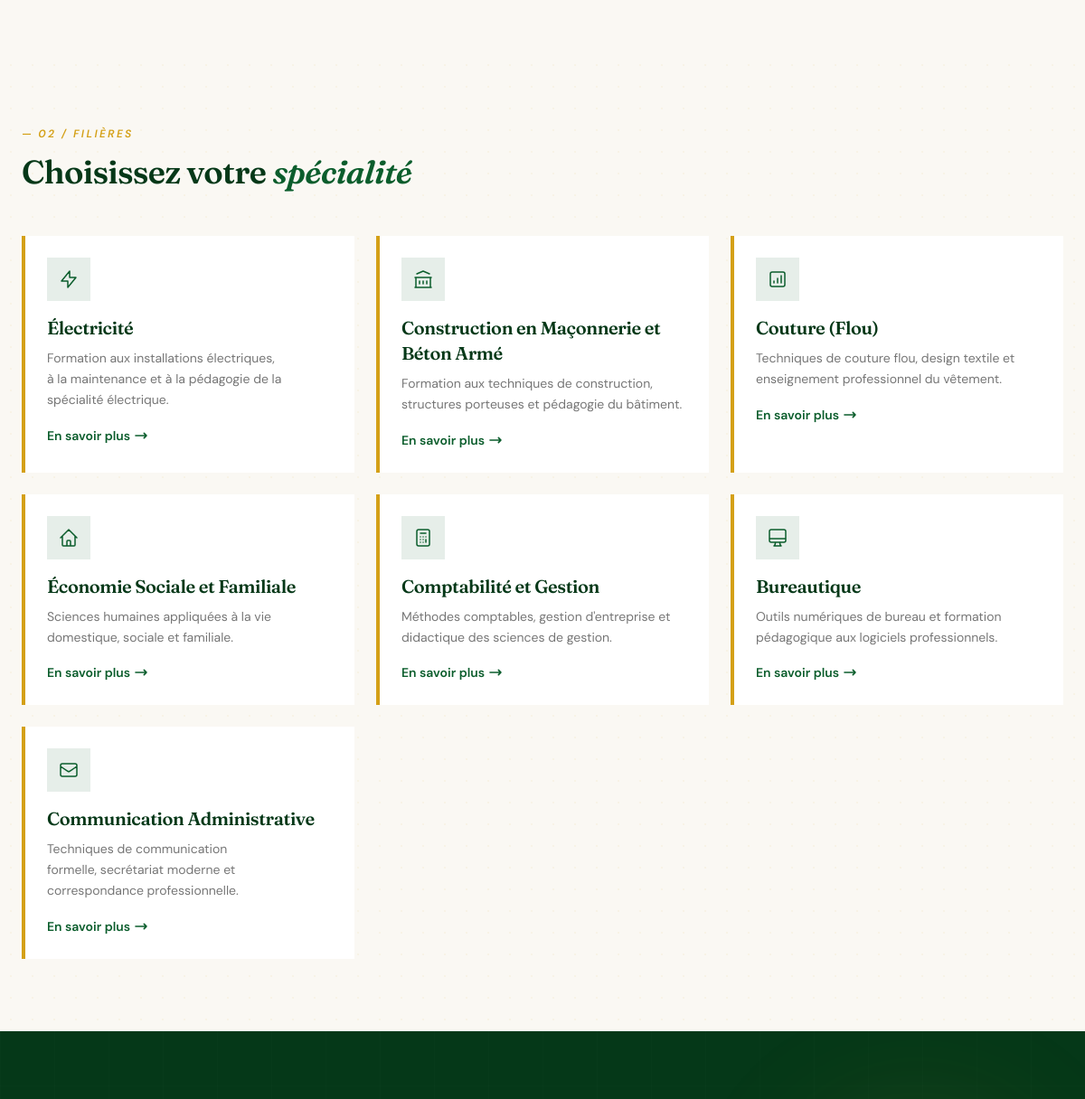
Page /fr/formations/eniet/ (signed in, middle part) on the earlier database version.
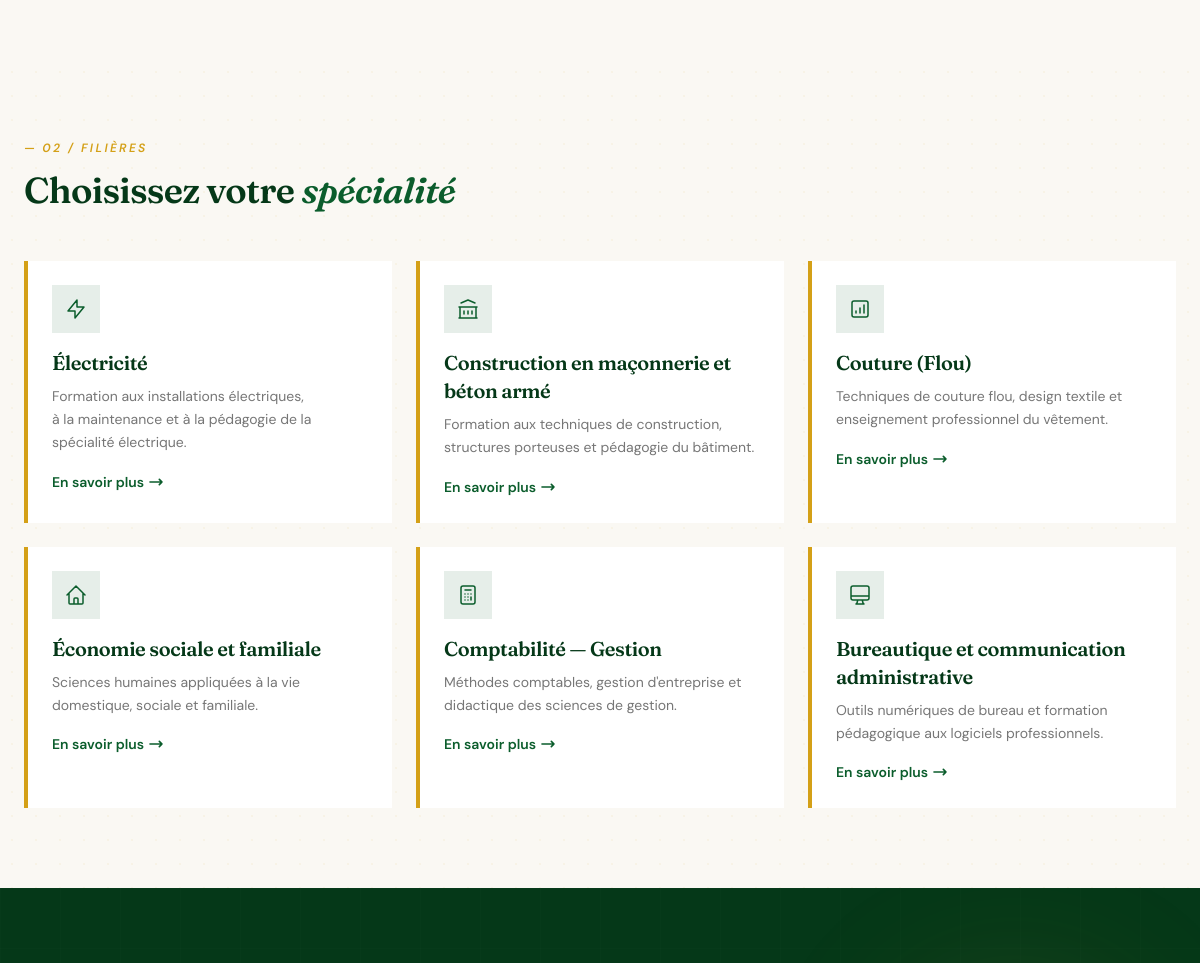
Same page on the later database version.
### apps/ecoles/models.py (models this page shows, shortened)
class Filiere(TimeStampedModel):
    ecole = models.ForeignKey(
        Ecole,
        on_delete=models.CASCADE,
        related_name='filieres',  # → ecole.filieres.all()
        verbose_name=_('École'),
    )
    nom = models.CharField(
        _('Nom de la filière'),
        max_length=150,
        help_text=_('Ex: Électricité, Couture, Bureautique'),
    )
    slug = models.SlugField(
        _('Slug URL'),
        max_length=50,
        help_text=_('Identifiant pour l\'URL (sans accent, en minuscules)'),
    )
    description_courte = models.CharField(
        _('Description courte'),
        max_length=250,
        help_text=_('Phrase d\'accroche affichée sur les cartes'),
    )
    description_longue = models.TextField(
        _('Description détaillée'),
        blank=True,
        help_text=_('Présentation complète, affichée sur la page de détail'),
    )
    debouches = models.TextField(
        _('Débouchés professionnels'),
        blank=True,
        help_text=_('Métiers et opportunités après la formation'),
    )
    competences_acquises = models.TextField(
        _('Compétences acquises'),
        blank=True,
        help_text=_('Une compétence par ligne'),
    )
    matieres_principales = models.TextField(
        _('Matières principales'),
        blank=True,
        help_text=_('Une matière par ligne'),
    )
    icone = models.CharField(
        _('Icône'),
        max_length=20,
        default='briefcase',
        help_text=_('Identifiant d\'icône : bolt, building, scissors, chart, computer...'),
    )
    image = models.ImageField(
        _('Image illustrative'),
        upload_to='filieres/',
        blank=True,
        null=True,
        help_text=_('Photo d\'illustration de la filière'),
    )
    ordre = models.PositiveSmallIntegerField(
        _('Ordre d\'affichage'),
        default=0,
    )
    actif = models.BooleanField(_('Actif'), default=True)
    class Meta:
        verbose_name = _('Filière')
        verbose_name_plural = _('Filières')
        ordering = ['ecole', 'ordre', 'nom']
        unique_together = [['ecole', 'slug']]
    def get_absolute_url(self):
        from django.urls import reverse
        return reverse('ecoles:filiere_detail', kwargs={
            'ecole_slug': self.ecole.slug,
            'filiere_slug': self.slug,
        })

### apps/ecoles/views.py (the view)
# urls.py: path('<slug:ecole_slug>/', views.ecole_detail_view, name='ecole_detail'),
def ecole_detail_view(request, ecole_slug):
    ecole = get_object_or_404(
        Ecole.objects.prefetch_related('filieres', 'tranches'),
        slug=ecole_slug,
        actif=True,
    )
    filieres = ecole.filieres.filter(actif=True).order_by('ordre', 'nom')
    tranches = ecole.tranches.order_by('annee', 'numero_tranche')
    return render(request, 'ecoles/ecole_detail.html', {
        'ecole': ecole,
        'filieres': filieres,
        'tranches': tranches,
    })

### apps/core/context_processors.py (called while the page is built, shortened)
def tinymce_key(request):
    return {
        'TINYMCE_API_KEY': getattr(settings, 'TINYMCE_API_KEY', '')
    }

def site_settings(request):
    return {
        'site_settings': SiteSettings.load(),
    }

def dashboard_badges(request):
    if not request.user.is_authenticated:
        return {}
    if not request.path.startswith('/dashboard'):
        return {}

### apps/pages/models.py (called while the page is built)
    @classmethod
    def load(cls):
        obj, created = cls.objects.get_or_create(pk=1)
        return obj

### templates/ecoles/ecole_detail.html (shortened to what this page needs)
{% extends "base_public.html" %}
{% load i18n humanize %}
{% block content %}
<section class="py-20">
</section>
{% if filieres %}
<section class="py-20 bg-cream relative">
    <div class="relative max-w-7xl mx-auto px-6">
        <div class="max-w-2xl mb-12">
            <div class="text-xs uppercase tracking-[0.2em] text-accent font-semibold italic mb-3">
                — 02 / {% trans "Filières" %}
            </div>
            <h2 class="font-serif text-3xl md:text-4xl text-primary-darker font-semibold leading-tight">
                {% trans "Choisissez votre" %} <span class="italic text-primary">{% trans "spécialité" %}</span>
            </h2>
        </div>
        <div class="grid sm:grid-cols-2 lg:grid-cols-3 gap-6">
            {% for filiere in filieres %}
                <a href="{{ filiere.get_absolute_url }}"
                   class="bg-white border-l-4 border-accent p-6 group hover:-translate-y-1 transition-all duration-300 hover:shadow-lg block">
                    <div class="w-12 h-12 bg-primary/10 flex items-center justify-center mb-4 group-hover:bg-primary transition-colors">
                        {% include "ecoles/partials/icone_filiere.html" with icone=filiere.icone %}
                    </div>
                    <h3 class="font-serif text-xl text-primary-darker font-semibold mb-2 group-hover:text-primary transition-colors">
                        {{ filiere.nom }}
                    </h3>
                    <p class="text-sm text-ink/60 leading-relaxed mb-4">
                        {{ filiere.description_courte }}
                    </p>
                    <span class="inline-flex items-center gap-1 text-primary text-sm font-semibold group-hover:gap-2 transition-all">
                        {% trans "En savoir plus" %}
                        <svg class="w-4 h-4" fill="none" stroke="currentColor" viewBox="0 0 24 24">
                            <path stroke-linecap="round" stroke-linejoin="round" stroke-width="2.5" d="M17 8l4 4m0 0l-4 4m4-4H3"/>
                        </svg>
                    </span>
                </a>
            {% endfor %}
        </div>
    </div>
</section>
{% endif %}
<section class="py-20 bg-primary-darker text-cream relative overflow-hidden">
    <div class="absolute inset-0 opacity-30 pointer-events-none"
         style="background-image: linear-gradient(rgba(255,255,255,0.04) 1px, transparent 1px), linear-gradient(90deg, rgba(255,255,255,0.04) 1px, transparent 1px); background-size: 60px 60px;">
    </div>
</section>
{% endblock %}

### templates/ecoles/partials/icone_filiere.html (shortened to what this page needs)
{% if icone == 'bolt' %}
    <svg class="w-6 h-6 text-primary group-hover:text-cream transition-colors" fill="none" stroke="currentColor" viewBox="0 0 24 24">
        <path stroke-linecap="round" stroke-linejoin="round" stroke-width="1.5" d="M13 10V3L4 14h7v7l9-11h-7z"/>
    </svg>
{% elif icone == 'building' %}
    <svg class="w-6 h-6 text-primary group-hover:text-cream transition-colors" fill="none" stroke="currentColor" viewBox="0 0 24 24">
        <path stroke-linecap="round" stroke-linejoin="round" stroke-width="1.5" d="M3 21h18M3 10h18M5 6l7-3 7 3M4 10v11M20 10v11M8 14v3M12 14v3M16 14v3"/>
    </svg>
{% elif icone == 'scissors' %}
    <svg class="w-6 h-6 text-primary group-hover:text-cream transition-colors" fill="none" stroke="currentColor" viewBox="0 0 24 24">
        <path stroke-linecap="round" stroke-linejoin="round" stroke-width="1.5" d="M16 8v8m-4-5v5m-4-2v2m-2 4h12a2 2 0 002-2V6a2 2 0 00-2-2H6a2 2 0 00-2 2v12a2 2 0 002 2z"/>
    </svg>
{% elif icone == 'home' %}
    <svg class="w-6 h-6 text-primary group-hover:text-cream transition-colors" fill="none" stroke="currentColor" viewBox="0 0 24 24">
        <path stroke-linecap="round" stroke-linejoin="round" stroke-width="1.5" d="M3 12l2-2m0 0l7-7 7 7M5 10v10a1 1 0 001 1h3m10-11l2 2m-2-2v10a1 1 0 01-1 1h-3m-6 0a1 1 0 001-1v-4a1 1 0 011-1h2a1 1 0 011 1v4a1 1 0 001 1m-6 0h6"/>
    </svg>
{% elif icone == 'chart' %}
    <svg class="w-6 h-6 text-primary group-hover:text-cream transition-colors" fill="none" stroke="currentColor" viewBox="0 0 24 24">
        <path stroke-linecap="round" stroke-linejoin="round" stroke-width="1.5" d="M9 7h6m0 10v-3m-3 3h.01M9 17h.01M9 14h.01M12 14h.01M15 11h.01M12 11h.01M9 11h.01M7 21h10a2 2 0 002-2V5a2 2 0 00-2-2H7a2 2 0 00-2 2v14a2 2 0 002 2z"/>
    </svg>
{% elif icone == 'computer' %}
    <svg class="w-6 h-6 text-primary group-hover:text-cream transition-colors" fill="none" stroke="currentColor" viewBox="0 0 24 24">
        <path stroke-linecap="round" stroke-linejoin="round" stroke-width="1.5" d="M9.75 17L9 20l-1 1h8l-1-1-.75-3M3 13h18M5 17h14a2 2 0 002-2V5a2 2 0 00-2-2H5a2 2 0 00-2 2v10a2 2 0 002 2z"/>
    </svg>
{% elif icone == 'mail' %}
    <svg class="w-6 h-6 text-primary group-hover:text-cream transition-colors" fill="none" stroke="currentColor" viewBox="0 0 24 24">
        <path stroke-linecap="round" stroke-linejoin="round" stroke-width="1.5" d="M3 8l7.89 5.26a2 2 0 002.22 0L21 8M5 19h14a2 2 0 002-2V7a2 2 0 00-2-2H5a2 2 0 00-2 2v10a2 2 0 002 2z"/>
    </svg>
{% endif %}

Differences in the rows shown:
removed Filiere: icone "mail" (drawn), nom "Communication Administrative", description_courte "Techniques de communication formelle, secrétariat moderne et correspondance professionnelle."
changed Filiere: nom "Construction en Maçonnerie et Béton Armé" → "Construction en maçonnerie et béton armé"
changed Filiere "Sciences humaines appliquées à la vie domestique, sociale et familiale.": nom "Économie Sociale et Familiale" → "Économie sociale et familiale"
changed Filiere "Méthodes comptables, gestion d'entreprise et didactique des sciences de gestion.": nom "Comptabilité et Gestion" → "Comptabilité — Gestion"
changed Filiere: nom "Bureautique" → "Bureautique et communication administrative"
